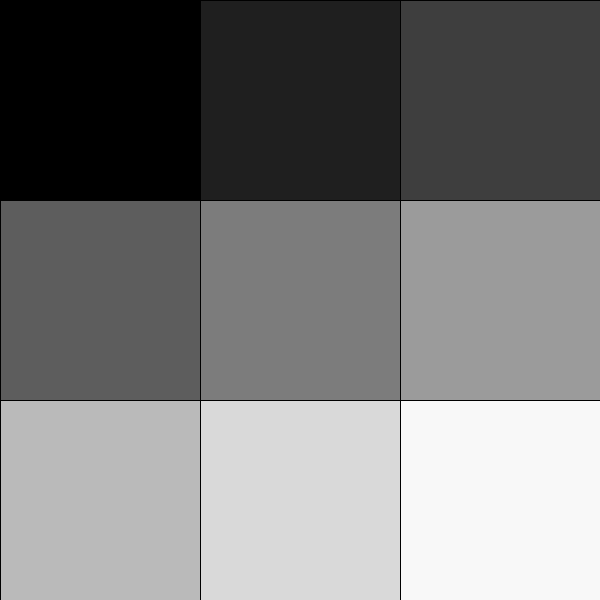
Frame 1 (no input)
Frame 60 (the mouse pressed at the canvas centre just before this capture): identical to frame 1, image omitted
Frame 120 (the mouse held since frame 60 and released just before this capture): identical to frame 1, image omitted

The Processing sketch that drew this single still picture (run headless with seeded random() and noise(); from frame 60 on, the mouse is pressed at the canvas centre):

// Processing sketch: for_final
// ── for_final.pde

color[] c;

void setup(){
  size(600, 600);
  c = new color[9];
  
 for(int i = 0; i < 9; i++){
  c[i] = (255/8)*i;
 }
 
}


void draw(){

  int x = 0;
  int y = 0;
  int tam = 200;
  
  for(int i = 0; i < 9; i++){
    fill(c[i]);
    rect(x, y, tam, tam);
    x+=tam;
    if(x >= width){
      x = 0;
      y+=tam;
    }
  }
  
}

void mouseClicked(){
 
 int x = 0;
 int y = 0;
 int tam = 200;
 for(int i = 0; i < 9; i++){
    if(mouseX >= x && mouseX <= x+tam && mouseY >= y && mouseY <= y+tam){
     c[i] = #00ffff;
    }
    x+=tam;
    if(x >= width){
      x = 0;
      y+=tam;
    }
  }
  
}
